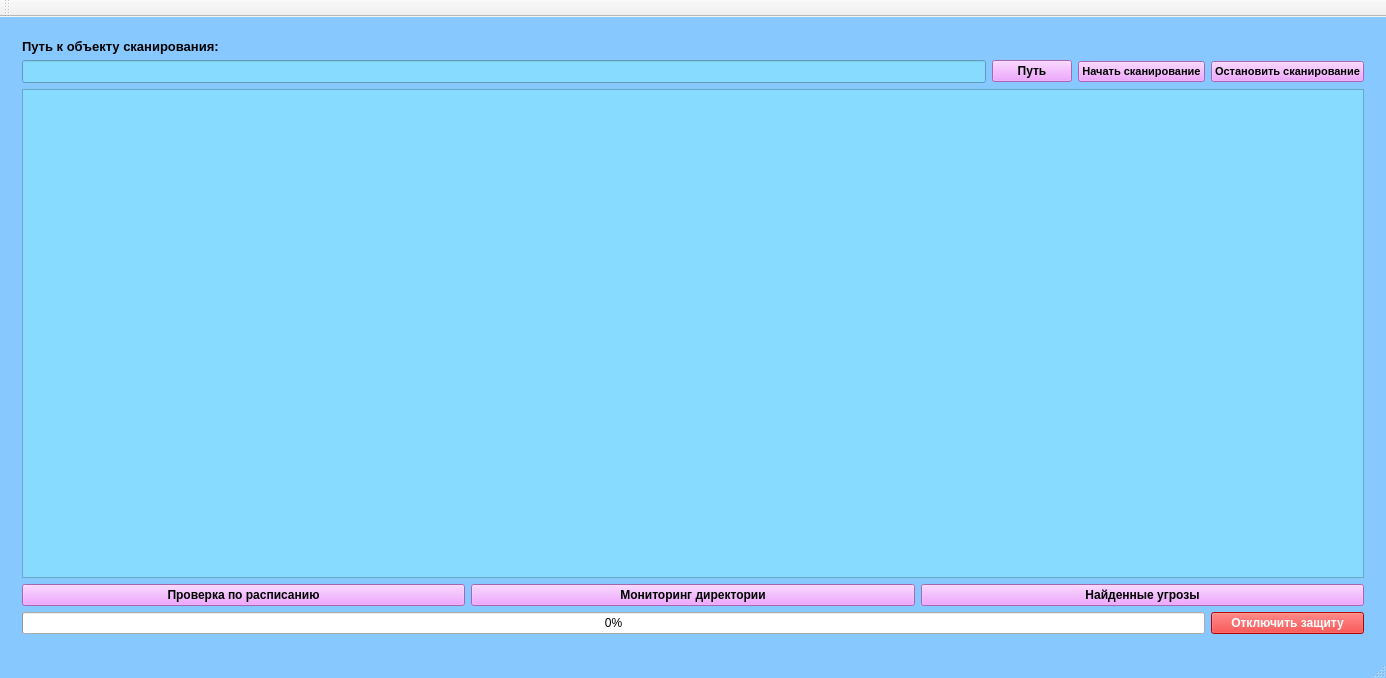
<?xml version="1.0" encoding="UTF-8"?>
<ui version="4.0">
 <class>ClientClass</class>
 <widget class="QMainWindow" name="ClientClass">
  <property name="geometry">
   <rect>
    <x>0</x>
    <y>0</y>
    <width>1386</width>
    <height>678</height>
   </rect>
  </property>
  <property name="font">
   <font>
    <pointsize>8</pointsize>
   </font>
  </property>
  <property name="windowTitle">
   <string>Client</string>
  </property>
  <property name="styleSheet">
   <string notr="true">QMainWindow#ClientClass {
	background-color: rgb(134, 200, 255);
}
QWidget#centralWidget {
	background-color: rgb(134, 200, 255);
}
QStackedWidget#stackedWidget {
	background-color: rgb(134, 200, 255);
}
QTableView {
    background-color: rgb(134, 219, 255);
}
QHeaderView::section:horizontal { 
	background-color: rgb(134, 219, 255); 
}
QPushButton  {
	background-color: rgb(236, 140, 255);
	font: bold;
}
QLineEdit {
	background-color: rgb(134, 219, 255);
}
QTextEdit {
	background-color: rgb(134, 219, 255);
}</string>
  </property>
  <widget class="QWidget" name="centralWidget">
   <layout class="QGridLayout" name="gridLayout">
    <item row="0" column="0">
     <widget class="QStackedWidget" name="stackedWidget">
      <property name="currentIndex">
       <number>0</number>
      </property>
      <widget class="QWidget" name="page">
       <layout class="QGridLayout" name="gridLayout_5">
        <item row="5" column="0" colspan="4">
         <layout class="QHBoxLayout" name="horizontalLayout_7">
          <item>
           <widget class="QPushButton" name="schedulePageButton">
            <property name="sizePolicy">
             <sizepolicy hsizetype="Minimum" vsizetype="Fixed">
              <horstretch>0</horstretch>
              <verstretch>0</verstretch>
             </sizepolicy>
            </property>
            <property name="text">
             <string>Проверка по расписанию</string>
            </property>
           </widget>
          </item>
          <item>
           <widget class="QPushButton" name="monitorPageButton">
            <property name="sizePolicy">
             <sizepolicy hsizetype="Minimum" vsizetype="Fixed">
              <horstretch>0</horstretch>
              <verstretch>0</verstretch>
             </sizepolicy>
            </property>
            <property name="text">
             <string>Мониторинг директории</string>
            </property>
           </widget>
          </item>
          <item>
           <widget class="QPushButton" name="reportButton">
            <property name="sizePolicy">
             <sizepolicy hsizetype="Minimum" vsizetype="Fixed">
              <horstretch>0</horstretch>
              <verstretch>0</verstretch>
             </sizepolicy>
            </property>
            <property name="text">
             <string>Найденные угрозы</string>
            </property>
           </widget>
          </item>
         </layout>
        </item>
        <item row="3" column="3">
         <widget class="QPushButton" name="stopScanButton">
          <property name="font">
           <font>
            <pointsize>8</pointsize>
            <weight>75</weight>
            <italic>false</italic>
            <bold>true</bold>
           </font>
          </property>
          <property name="text">
           <string>Остановить сканирование</string>
          </property>
         </widget>
        </item>
        <item row="3" column="1">
         <widget class="QPushButton" name="browseButton">
          <property name="text">
           <string>Путь</string>
          </property>
         </widget>
        </item>
        <item row="3" column="0">
         <widget class="QLineEdit" name="pathLineEdit">
          <property name="font">
           <font>
            <pointsize>10</pointsize>
           </font>
          </property>
         </widget>
        </item>
        <item row="4" column="0" colspan="4">
         <widget class="QTextEdit" name="reportTextEdit">
          <property name="font">
           <font>
            <pointsize>10</pointsize>
           </font>
          </property>
          <property name="styleSheet">
           <string notr="true"/>
          </property>
         </widget>
        </item>
        <item row="3" column="2">
         <widget class="QPushButton" name="scanButton">
          <property name="font">
           <font>
            <pointsize>8</pointsize>
            <weight>75</weight>
            <italic>false</italic>
            <bold>true</bold>
           </font>
          </property>
          <property name="text">
           <string>Начать сканирование</string>
          </property>
         </widget>
        </item>
        <item row="2" column="0">
         <widget class="QLabel" name="pathLabel">
          <property name="font">
           <font>
            <pointsize>10</pointsize>
            <weight>75</weight>
            <bold>true</bold>
           </font>
          </property>
          <property name="text">
           <string>Путь к объекту сканирования:</string>
          </property>
         </widget>
        </item>
        <item row="6" column="0" colspan="3">
         <widget class="QProgressBar" name="scanProgressBar">
          <property name="value">
           <number>0</number>
          </property>
         </widget>
        </item>
        <item row="6" column="3">
         <widget class="QPushButton" name="shutDownButton">
          <property name="styleSheet">
           <string notr="true">background-color: rgb(255, 0, 0);
color: rgb(255, 255, 255);</string>
          </property>
          <property name="text">
           <string>Отключить защиту</string>
          </property>
         </widget>
        </item>
       </layout>
      </widget>
      <widget class="QWidget" name="page_2">
       <layout class="QGridLayout" name="gridLayout_3">
        <item row="2" column="0" colspan="2">
         <widget class="QListWidget" name="threatList">
          <property name="font">
           <font>
            <pointsize>11</pointsize>
           </font>
          </property>
          <property name="styleSheet">
           <string notr="true">background-color: rgb(134, 219, 255);</string>
          </property>
         </widget>
        </item>
        <item row="0" column="0">
         <layout class="QHBoxLayout" name="horizontalLayout_2">
          <item>
           <widget class="QPushButton" name="backButton">
            <property name="text">
             <string>Назад</string>
            </property>
           </widget>
          </item>
          <item>
           <spacer name="horizontalSpacer_2">
            <property name="orientation">
             <enum>Qt::Horizontal</enum>
            </property>
            <property name="sizeHint" stdset="0">
             <size>
              <width>40</width>
              <height>20</height>
             </size>
            </property>
           </spacer>
          </item>
         </layout>
        </item>
        <item row="3" column="0">
         <layout class="QHBoxLayout" name="horizontalLayout_3">
          <item>
           <widget class="QPushButton" name="quarantineButton">
            <property name="text">
             <string>Карантин</string>
            </property>
           </widget>
          </item>
          <item>
           <widget class="QPushButton" name="unQuarantineButton">
            <property name="text">
             <string>Убрать из карантина</string>
            </property>
           </widget>
          </item>
          <item>
           <widget class="QPushButton" name="deleteButton">
            <property name="text">
             <string>Удалить</string>
            </property>
           </widget>
          </item>
         </layout>
        </item>
       </layout>
      </widget>
      <widget class="QWidget" name="page_3">
       <layout class="QGridLayout" name="gridLayout_2">
        <item row="0" column="0">
         <layout class="QHBoxLayout" name="horizontalLayout">
          <item>
           <widget class="QPushButton" name="monitorBackButton">
            <property name="text">
             <string>Назад</string>
            </property>
           </widget>
          </item>
          <item>
           <spacer name="horizontalSpacer">
            <property name="orientation">
             <enum>Qt::Horizontal</enum>
            </property>
            <property name="sizeHint" stdset="0">
             <size>
              <width>40</width>
              <height>20</height>
             </size>
            </property>
           </spacer>
          </item>
         </layout>
        </item>
        <item row="1" column="0">
         <widget class="QLineEdit" name="monitorPathEdit">
          <property name="font">
           <font>
            <pointsize>10</pointsize>
           </font>
          </property>
         </widget>
        </item>
        <item row="1" column="1">
         <widget class="QPushButton" name="monitorBrowseButton">
          <property name="text">
           <string>Путь</string>
          </property>
         </widget>
        </item>
        <item row="3" column="0" colspan="2">
         <layout class="QHBoxLayout" name="horizontalLayout_6">
          <item>
           <widget class="QPushButton" name="monitorButton">
            <property name="text">
             <string>Начать мониторинг</string>
            </property>
           </widget>
          </item>
          <item>
           <widget class="QPushButton" name="stopMonitorButton">
            <property name="text">
             <string>Прекратить мониторинг</string>
            </property>
           </widget>
          </item>
         </layout>
        </item>
        <item row="2" column="0" colspan="2">
         <widget class="QTableWidget" name="monitorTable">
          <property name="styleSheet">
           <string notr="true"/>
          </property>
          <property name="rowCount">
           <number>0</number>
          </property>
          <attribute name="horizontalHeaderStretchLastSection">
           <bool>true</bool>
          </attribute>
          <attribute name="verticalHeaderVisible">
           <bool>false</bool>
          </attribute>
          <column>
           <property name="text">
            <string>Путь к директории</string>
           </property>
           <property name="font">
            <font>
             <weight>75</weight>
             <bold>true</bold>
            </font>
           </property>
          </column>
         </widget>
        </item>
       </layout>
      </widget>
      <widget class="QWidget" name="page_4">
       <layout class="QGridLayout" name="gridLayout_4">
        <item row="0" column="0">
         <layout class="QHBoxLayout" name="horizontalLayout_4">
          <item>
           <widget class="QPushButton" name="scheduleBackButton">
            <property name="text">
             <string>Назад</string>
            </property>
           </widget>
          </item>
          <item>
           <spacer name="horizontalSpacer_3">
            <property name="orientation">
             <enum>Qt::Horizontal</enum>
            </property>
            <property name="sizeHint" stdset="0">
             <size>
              <width>40</width>
              <height>20</height>
             </size>
            </property>
           </spacer>
          </item>
         </layout>
        </item>
        <item row="1" column="0">
         <layout class="QHBoxLayout" name="horizontalLayout_5">
          <item>
           <widget class="QLineEdit" name="schedulePathEdit">
            <property name="font">
             <font>
              <pointsize>10</pointsize>
             </font>
            </property>
           </widget>
          </item>
          <item>
           <widget class="QPushButton" name="scheduleBrowseButton">
            <property name="text">
             <string>Путь</string>
            </property>
           </widget>
          </item>
          <item>
           <widget class="QTimeEdit" name="scheduleTimeEdit">
            <property name="styleSheet">
             <string notr="true">background-color: rgb(134, 219, 255);</string>
            </property>
           </widget>
          </item>
         </layout>
        </item>
        <item row="2" column="0">
         <layout class="QHBoxLayout" name="horizontalLayout_9">
          <item>
           <widget class="QPushButton" name="scheduleScanButton">
            <property name="text">
             <string>Проверка по расписанию</string>
            </property>
           </widget>
          </item>
          <item>
           <widget class="QPushButton" name="cancelScheduleScanButton">
            <property name="text">
             <string>Отменить проверку</string>
            </property>
           </widget>
          </item>
         </layout>
        </item>
        <item row="3" column="0">
         <widget class="QTableWidget" name="scheduleScanTable">
          <attribute name="verticalHeaderVisible">
           <bool>false</bool>
          </attribute>
          <column>
           <property name="text">
            <string>Путь</string>
           </property>
           <property name="font">
            <font>
             <weight>75</weight>
             <bold>true</bold>
            </font>
           </property>
          </column>
          <column>
           <property name="text">
            <string>Время</string>
           </property>
           <property name="font">
            <font>
             <weight>75</weight>
             <bold>true</bold>
            </font>
           </property>
          </column>
         </widget>
        </item>
       </layout>
      </widget>
     </widget>
    </item>
   </layout>
  </widget>
  <widget class="QMenuBar" name="menuBar">
   <property name="geometry">
    <rect>
     <x>0</x>
     <y>0</y>
     <width>1386</width>
     <height>26</height>
    </rect>
   </property>
  </widget>
  <widget class="QToolBar" name="mainToolBar">
   <property name="styleSheet">
    <string notr="true">QTableView QTableCornerButton::section {
    background: rgb(134, 219, 255);
    border: 2px outset rgb(134, 219, 255);
}
QTableView {
    background-color: rgb(134, 219, 255);
}
QHeaderView::section:horizontal { 
	background-color: rgb(134, 219, 255); 
}
QHeaderView::section:vertical { 
	background-color: rgb(134, 219, 255); 
}
QMainWindow#BaseEditorClass {
	background-color: rgb(134, 219, 255);
}
QWidget#centralWidget {
	background-color: rgb(134, 219, 255);
}</string>
   </property>
   <attribute name="toolBarArea">
    <enum>TopToolBarArea</enum>
   </attribute>
   <attribute name="toolBarBreak">
    <bool>false</bool>
   </attribute>
  </widget>
  <widget class="QStatusBar" name="statusBar"/>
 </widget>
 <layoutdefault spacing="6" margin="11"/>
 <resources>
  <include location="Client.qrc"/>
 </resources>
 <connections/>
</ui>
